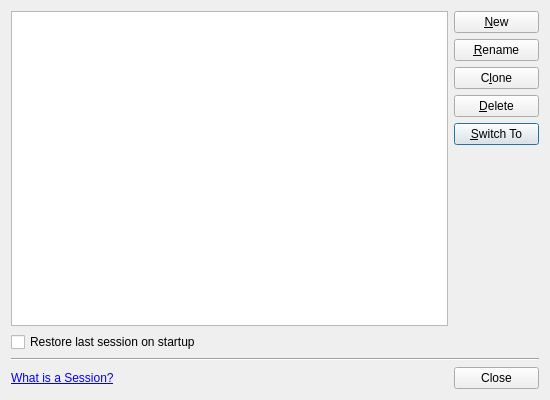
<?xml version="1.0" encoding="UTF-8"?>
<ui version="4.0">
 <class>ProjectExplorer::Internal::SessionDialog</class>
 <widget class="QDialog" name="ProjectExplorer::Internal::SessionDialog">
  <property name="geometry">
   <rect>
    <x>0</x>
    <y>0</y>
    <width>550</width>
    <height>400</height>
   </rect>
  </property>
  <property name="windowTitle">
   <string>Session Manager</string>
  </property>
  <layout class="QGridLayout" name="gridLayout">
   <item row="0" column="0">
    <widget class="SessionView" name="sessionView">
     <property name="sizePolicy">
      <sizepolicy hsizetype="Expanding" vsizetype="Expanding">
       <horstretch>1</horstretch>
       <verstretch>1</verstretch>
      </sizepolicy>
     </property>
    </widget>
   </item>
   <item row="0" column="1" rowspan="2">
    <layout class="QVBoxLayout" name="verticalLayout">
     <property name="leftMargin">
      <number>0</number>
     </property>
     <property name="rightMargin">
      <number>0</number>
     </property>
     <item>
      <widget class="QPushButton" name="btCreateNew">
       <property name="text">
        <string>&amp;New</string>
       </property>
      </widget>
     </item>
     <item>
      <widget class="QPushButton" name="btRename">
       <property name="text">
        <string>&amp;Rename</string>
       </property>
      </widget>
     </item>
     <item>
      <widget class="QPushButton" name="btClone">
       <property name="text">
        <string>C&amp;lone</string>
       </property>
      </widget>
     </item>
     <item>
      <widget class="QPushButton" name="btDelete">
       <property name="text">
        <string>&amp;Delete</string>
       </property>
      </widget>
     </item>
     <item>
      <widget class="QPushButton" name="btSwitch">
       <property name="text">
        <string>&amp;Switch To</string>
       </property>
       <property name="default">
        <bool>true</bool>
       </property>
      </widget>
     </item>
     <item>
      <spacer name="verticalSpacer">
       <property name="orientation">
        <enum>Qt::Vertical</enum>
       </property>
       <property name="sizeHint" stdset="0">
        <size>
         <width>85</width>
         <height>48</height>
        </size>
       </property>
      </spacer>
     </item>
    </layout>
   </item>
   <item row="1" column="0">
    <widget class="QCheckBox" name="autoLoadCheckBox">
     <property name="text">
      <string>Restore last session on startup</string>
     </property>
    </widget>
   </item>
   <item row="2" column="0" colspan="2">
    <widget class="Line" name="line">
     <property name="orientation">
      <enum>Qt::Horizontal</enum>
     </property>
    </widget>
   </item>
   <item row="3" column="0">
    <widget class="QLabel" name="whatsASessionLabel">
     <property name="text">
      <string>&lt;a href=&quot;qthelp://org.qt-project.qtcreator/doc/creator-project-managing-sessions.html&quot;&gt;What is a Session?&lt;/a&gt;</string>
     </property>
    </widget>
   </item>
   <item row="3" column="1">
    <widget class="QDialogButtonBox" name="buttonBox">
     <property name="sizePolicy">
      <sizepolicy hsizetype="Expanding" vsizetype="Fixed">
       <horstretch>0</horstretch>
       <verstretch>0</verstretch>
      </sizepolicy>
     </property>
     <property name="orientation">
      <enum>Qt::Vertical</enum>
     </property>
     <property name="standardButtons">
      <set>QDialogButtonBox::Close</set>
     </property>
     <property name="centerButtons">
      <bool>true</bool>
     </property>
    </widget>
   </item>
  </layout>
 </widget>
 <customwidgets>
  <customwidget>
   <class>SessionView</class>
   <extends>QTreeView</extends>
   <header>projectexplorer/sessionview.h</header>
  </customwidget>
 </customwidgets>
 <resources/>
 <connections>
  <connection>
   <sender>buttonBox</sender>
   <signal>rejected()</signal>
   <receiver>ProjectExplorer::Internal::SessionDialog</receiver>
   <slot>reject()</slot>
   <hints>
    <hint type="sourcelabel">
     <x>191</x>
     <y>244</y>
    </hint>
    <hint type="destinationlabel">
     <x>114</x>
     <y>237</y>
    </hint>
   </hints>
  </connection>
  <connection>
   <sender>buttonBox</sender>
   <signal>accepted()</signal>
   <receiver>ProjectExplorer::Internal::SessionDialog</receiver>
   <slot>accept()</slot>
   <hints>
    <hint type="sourcelabel">
     <x>246</x>
     <y>237</y>
    </hint>
    <hint type="destinationlabel">
     <x>78</x>
     <y>216</y>
    </hint>
   </hints>
  </connection>
 </connections>
</ui>
